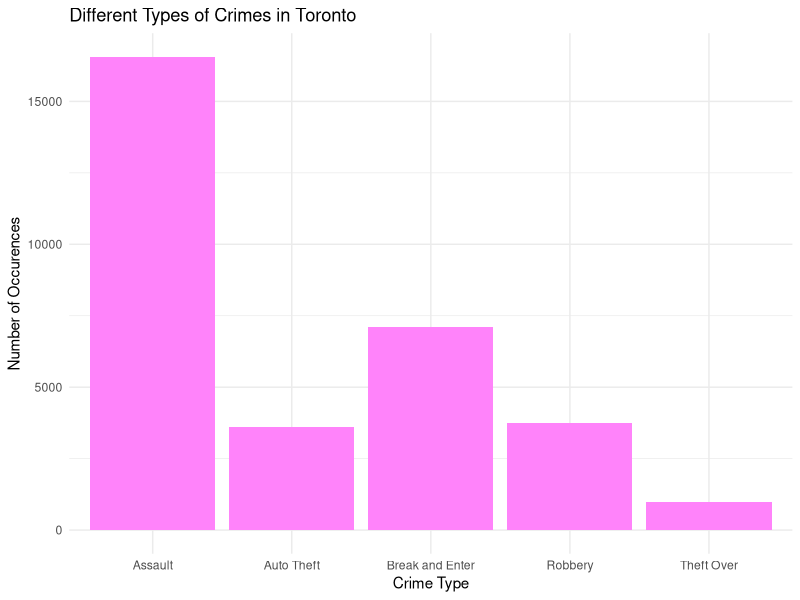
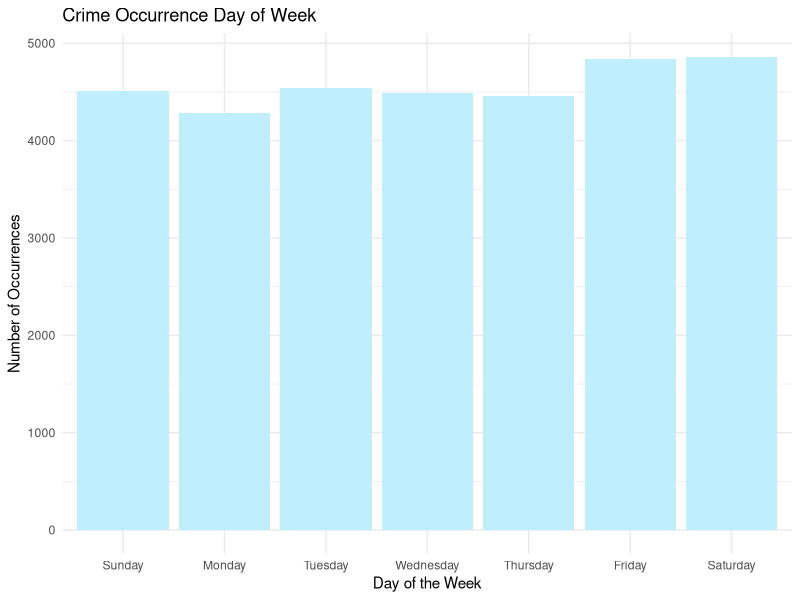
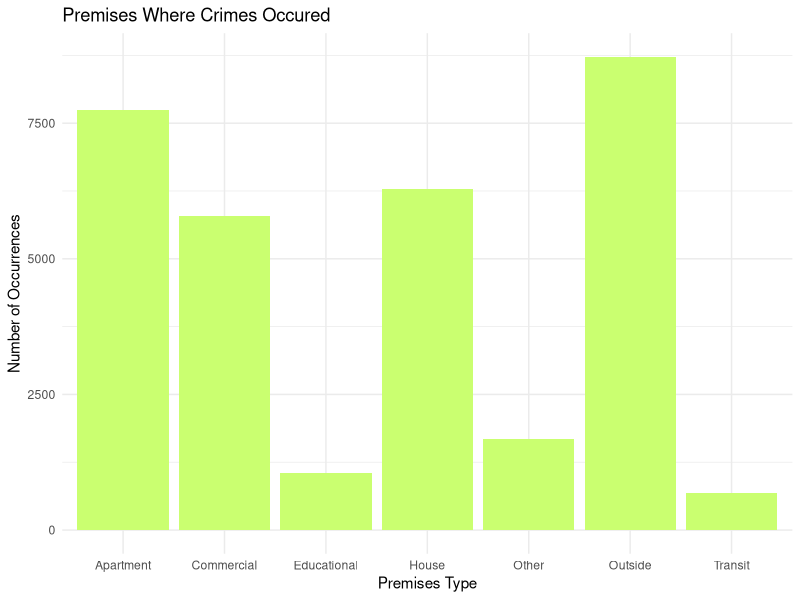
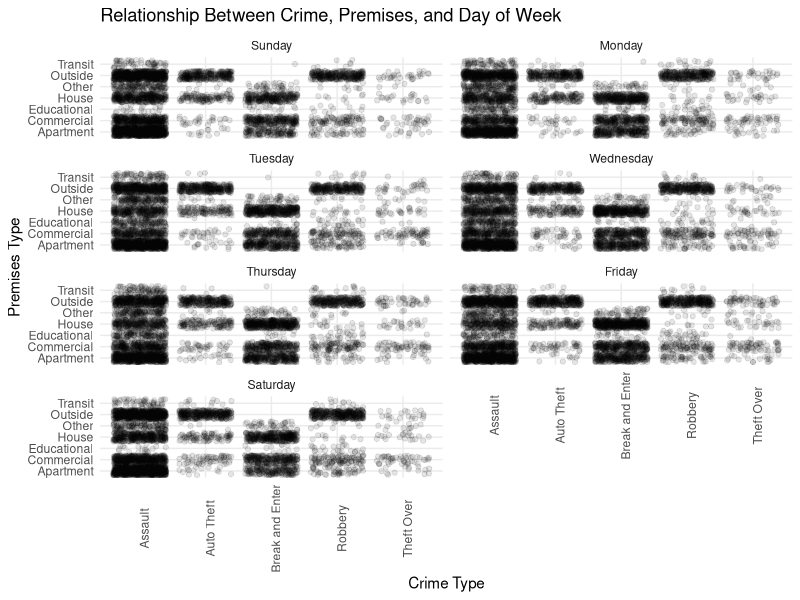

Write the R code that produced these figures, in order.
## ---- chunk 1
#| include: false
#| warning: false
#| message: false

library(tidyverse)
## ---- chunk 2
#| echo: false
#| message: false
#| tbl-cap: "Number of Occurences per Crime"
#| label: tbl-1

### Read the data ###
clean_data <- 
  read_csv(here::here("inputs/data/clean_data.csv")) %>% 
  mutate(
    occ_dow = fct_relevel(
      occ_dow, 
      "Sunday",
      "Monday",
      "Tuesday",
      "Wednesday",
      "Thursday",
      "Friday",
      "Saturday"
    )
  )

num_crimes = count(clean_data, mci_category)

table <- knitr::kable(num_crimes, col.names = c("Crime Type", "Number of Occurrences"), "simple")

table
## ---- chunk 3
#| label: fig-1
#| fig-cap: Occurences of the different types of crimes in Toronto.
#| echo: false
#| warning: false
#| message: false

clean_data |>
  ggplot(aes(x = mci_category)) +
  geom_bar(fill = "orchid1") +
  theme_minimal() +
  labs(x = "Crime Type",
       y = "Number of Occurences",
       title = "Different Types of Crimes in Toronto")
## ---- chunk 4
#| label: fig-2
#| fig-cap: Days when crimes most likely took place.
#| echo: false
#| warning: false
#| message: false

clean_data |>
  ggplot(aes(x = occ_dow)) +
  geom_bar(fill = "lightblue1") +
  theme_minimal() +
  labs(x = "Day of the Week",
       y = "Number of Occurrences",
       title = "Crime Occurrence Day of Week")
## ---- chunk 5
#| label: fig-3
#| fig-cap: Premsies types where crimes occured.
#| echo: false
#| warning: false
#| message: false

clean_data |>
  ggplot(aes(x = premises_type)) +
  geom_bar(fill = "darkolivegreen1") +
  theme_minimal() +
  labs(x = "Premises Type",
       y = "Number of Occurrences",
       title = "Premises Where Crimes Occured")
## ---- chunk 6
#| label: fig-4
#| fig-cap: Comparing Crime Type, Premises Type, and Day of Week.
#| echo: false
#| warning: false
#| message: false
#| fig-width: 6
#| fig-height: 6

clean_data |>
  ggplot(aes(x = mci_category, y = premises_type)) +
  geom_jitter(alpha = 0.1) +
  theme_minimal() +
  labs(x = "Crime Type",
       y = "Premises Type",
       title = "Relationship Between Crime, Premises, and Day of Week") +
  theme(axis.text.x = element_text(angle = 90)) +
  facet_wrap(vars(occ_dow),
             nrow = 4,
             ncol = 2)
